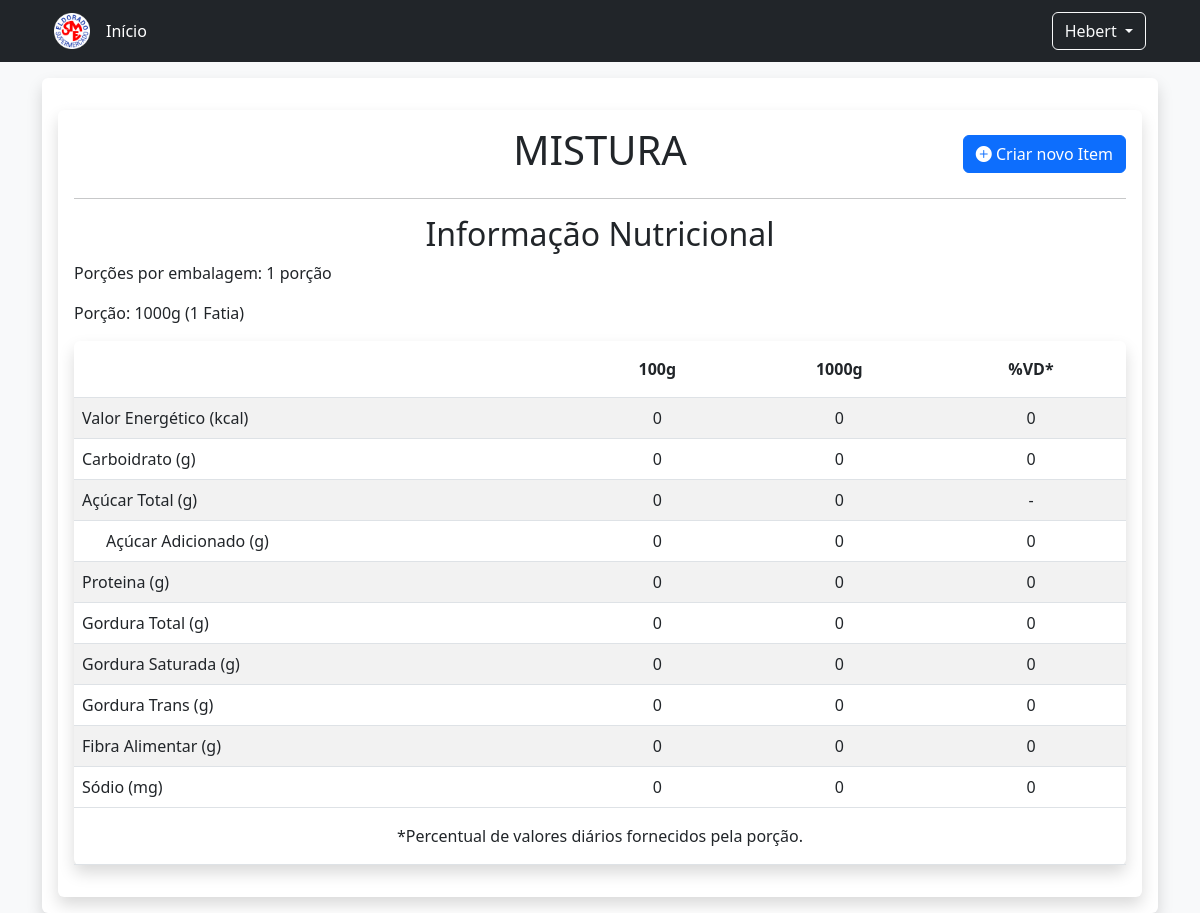
Screenshot of /cadastro/exibe_rotulo/14 with the database file from the repository.
### cadastros/models.py (models this page shows, shortened)
class Item(models.Model):
    descricao = models.CharField('Descrição', max_length=150, unique=True)
    ingrediente = models.BooleanField('Ingrediente', default=False)
    composto = models.BooleanField('Composto', default=False)

class Nutricional(models.Model):
    item = models.OneToOneField(Item, on_delete=models.CASCADE)
    quantidade_porcao = models.FloatField('Porção', default=0.0)
    quantidade_embalagem = models.IntegerField('Quantidade por Embalagem', default=1)
    quantidade_medida_caseira = models.FloatField('Quantidade da Medida Caseira', default=0.0)
    medida_caseira = models.ForeignKey(MedidaCaseira, on_delete=models.PROTECT)
    valor_energetico = models.FloatField('Valor Energético', default=0.0)
    carboidrato = models.FloatField('Carboidratos', default=0.0)
    acucar_total = models.FloatField('Açúcares Totais', default=0.0)
    acucar_adicionado = models.FloatField('Açúcares Adicionados', default=0.0)
    proteina = models.FloatField('Proteinas', default=0.0)
    gordura_total = models.FloatField('Gorduras Totais', default=0.0)
    gordura_saturada = models.FloatField('Gorduras Saturadas', default=0.0)
    gordura_trans = models.FloatField('Gorduras Trans', default=0.0)
    fibra_alimentar = models.FloatField('Fibra Alimentar', default=0.0)
    sodio = models.FloatField('Sódio', default=0.0)
    alto_acucar = models.BooleanField('Alto Açúcar Adicionado', default=False)
    alto_gordura = models.BooleanField('Alto Gordura Saturada', default=False)
    alto_sodio = models.BooleanField('Alto Sódio', default=False)

class MedidaCaseira(models.Model):
    descricao = models.CharField('Descrição', max_length=100, unique=True)

### cadastros/views.py (the view)
# urls.py: path('exibe_rotulo/<int:id_item>', views.exibe_rotulo, name='exibe_rotulo'),
def exibe_rotulo(request, id_item):
    item : Type[Item] = Item.objects.filter(id=id_item)
    if (item.exists()):
        item = item.first()
    else:
        pass
    rotulo : Type[Nutricional] = item.nutricional
    rotulo_percent : dict[str,float] = {}
    rotulo_percent['valor_energetico'] = (rotulo.valor_energetico / rotulo.quantidade_porcao) * .1
    rotulo_percent['carboidrato'] = (rotulo.carboidrato / rotulo.quantidade_porcao) * .1
    rotulo_percent['acucar_total'] = (rotulo.acucar_total / rotulo.quantidade_porcao) * .1
    rotulo_percent['acucar_adicionado'] = (rotulo.acucar_adicionado / rotulo.quantidade_porcao) * .1
    rotulo_percent['proteina'] = (rotulo.proteina / rotulo.quantidade_porcao) * .1
    rotulo_percent['gordura_total'] = (rotulo.gordura_total / rotulo.quantidade_porcao) * .1
    rotulo_percent['gordura_saturada'] = (rotulo.gordura_saturada / rotulo.quantidade_porcao) * .1
    rotulo_percent['gordura_trans'] = (rotulo.gordura_trans / rotulo.quantidade_porcao) * .1
    rotulo_percent['fibra_alimentar'] = (rotulo.fibra_alimentar / rotulo.quantidade_porcao) * .1
    rotulo_percent['sodio'] = (rotulo.sodio / rotulo.quantidade_porcao) * .1
    context : dict[str] = {
        'item' : item,
        'rotulo' : item.nutricional,
        'rotulo_percent': rotulo_percent
    }
    return render(request, 'exibe_rotulo.html', context)

### cadastros/templatetags/custom_tags.py (called while the page is built)
def multMil(value, arg):
    return int(value * arg)

def qtdPerCent(value, arg):
    return (value / arg) * .1

def splitVal(value : float | int ) -> str :
    if value % 1 != 0:
        si, sd = str(value).split('.')
    else:
        si = str(int(value))
        sd = '0'
    sd = sd.rjust(3,'0')
    return si, sd

def vdr(value, arg):
    match arg:
        case 'valor_energetico' | 'sodio':
            return round((value / 2000) * 100)
        case 'carboidrato':
            return int((value / 300) * 100)
        case 'acucar_adicionado' | 'proteina':
            return int((value / 50) * 100)
        case 'gordura_total':
            return int((value / 65) * 100)
        case 'gordura_saturada':
            return int((value / 20) * 100)
        case 'gordura_trans':
            return int((value / 2) * 100)
        case 'fibra_alimentar':
            return int((value / 25) * 100)

### cadastros/templates/exibe_rotulo.html (shortened to what this page needs)
{% extends "base.html" %}
{% load static %}
{% load custom_tags %}
{% block body %}
    <div class="bg-white p-3 mt-3 rounded shadow position-relative">
        <div class="d-flex align-items-center">
            <div class="d-flex flex-fill justify-content-center">
                <h1 class="text-center"> {{ item.descricao }} </h1>
            </div>
            <div class="position-absolute end-0 pe-3">
                <a class="btn btn-primary" href="{% url 'cadastro_item' %}" role="button">
                    <i class="bi bi-plus-circle-fill"></i>
                    Criar novo Item
                </a>
            </div>
        </div>
        <hr></hr>
        <h2 class="text-center">Informação Nutricional</h2>
        <p>Porções por embalagem: {{rotulo.quantidade_embalagem}} {% if rotulo.quantidade_embalagem <= 1 %} porção {% else %} porções {% endif %}</p>
        <p>Porção: {{ rotulo.quantidade_porcao | multMil:1000 }}g ({{ rotulo.quantidade_medida_caseira | multMil:1 }} {{ rotulo.medida_caseira.descricao | title }})</p>
        <table class="table table-striped table-hover rounded shadow">
            <thead>
                <tr>
                    <th scope="col" class="p-3"></th>
                    <th scope="col" class="p-3 text-center">100g</th>
                    <th scope="col" class="p-3 text-center">{{ rotulo.quantidade_porcao | multMil:1000 }}g</th>
                    <th scope="col" class="p-3 text-center">%VD*</th>
                </tr>
            </thead>
            <tbody>
                <tr>
                    <td>
                        Valor Energético (kcal)
                    </td>
                    <td class="text-center">
                        {{ rotulo.valor_energetico | qtdPerCent:rotulo.quantidade_porcao | arredRotulo }}
                    </td>
                    <td class="text-center">
                        {{ rotulo.valor_energetico | arredRotulo }}
                    </td>
                    <td class="text-center">
                        {{ rotulo.valor_energetico | vdr:'valor_energetico' }}
                    </td>
                </tr>
                <tr>
                    <td>
                        Carboidrato (g)
                    </td>
                    <td class="text-center">
                        {{ rotulo.carboidrato | qtdPerCent:rotulo.quantidade_porcao | arredRotulo }}
                    </td>
                    <td class="text-center">
                        {{ rotulo.carboidrato | arredRotulo }}
                    </td>
                    <td class="text-center">
                        {{ rotulo.carboidrato | vdr:'carboidrato' }}
                    </td>
                </tr>
                <tr>
                    <td>
                        Açúcar Total (g)
                    </td>
                    <td class="text-center">
                        {{ rotulo.acucar_total | qtdPerCent:rotulo.quantidade_porcao | arredRotulo }}
                    </td>
                    <td class="text-center">
                        {{ rotulo.acucar_total | arredRotulo }}
                    </td>
                    <td class="text-center">
                        -
                    </td>
                </tr>
                <tr>
                    <td>
                        <div class="ms-4">Açúcar Adicionado (g)</div>
                    </td>
                    <td class="text-center">
                        {{ rotulo.acucar_adicionado | qtdPerCent:rotulo.quantidade_porcao | arredRotulo }}
                    </td>
                    <td class="text-center">
                        {{ rotulo.acucar_adicionado | arredRotulo }}
                    </td>
                    <td class="text-center">
                        {{ rotulo.acucar_adicionado | vdr:'acucar_adicionado' }}
                    </td>
                </tr>
                <tr>
                    <td>
                        Proteina (g)
                    </td>
                    <td class="text-center">
                        {{ rotulo.proteina | qtdPerCent:rotulo.quantidade_porcao | arredRotulo }}
                    </td>
                    <td class="text-center">
                        {{ rotulo.proteina | arredRotulo }}
                    </td>
                    <td class="text-center">
                        {{ rotulo.proteina | vdr:'proteina' }}
                    </td>
                </tr>
                <tr>
                    <td>
                        Gordura Total (g)
                    </td>
                    <td class="text-center">
                        {{ rotulo.gordura_total | qtdPerCent:rotulo.quantidade_porcao | arredRotulo }}
                    </td>
                    <td class="text-center">
                        {{ rotulo.gordura_total | arredRotulo }}
                    </td>
                    <td class="text-center">
                        {{ rotulo.gordura_total | vdr:'gordura_total' }}
                    </td>
                </tr>
                <tr>
                    <td>
                        Gordura Saturada (g)
                    </td>
                    <td class="text-center">
                        {{ rotulo.gordura_saturada | qtdPerCent:rotulo.quantidade_porcao | arredRotulo }}
                    </td>
                    <td class="text-center">
                        {{ rotulo.gordura_saturada | arredRotulo }}
                    </td>
                    <td class="text-center">
                        {{ rotulo.gordura_saturada | vdr:'gordura_saturada' }}
                    </td>
                </tr>
                <tr>
                    <td>
                        Gordura Trans (g)
                    </td>
                    <td class="text-center">
                        {{ rotulo.gordura_trans | qtdPerCent:rotulo.quantidade_porcao | arredRotulo }}
                    </td>
                    <td class="text-center">
                        {{ rotulo.gordura_trans | arredRotulo }}
                    </td>
                    <td class="text-center">
                        {{ rotulo.gordura_trans | vdr:'gordura_trans' }}
                    </td>
                </tr>
                <tr>
                    <td>
                        Fibra Alimentar (g)
                    </td>
                    <td class="text-center">
                        {{ rotulo.fibra_alimentar | qtdPerCent:rotulo.quantidade_porcao | arredRotulo }}
                    </td>
                    <td class="text-center">
                        {{ rotulo.fibra_alimentar | arredRotulo }}
                    </td>
                    <td class="text-center">
                        {{ rotulo.fibra_alimentar | vdr:'fibra_alimentar' }}
                    </td>
                </tr>
                <tr>
                    <td>
                        Sódio (mg)
                    </td>
                    <td class="text-center">
                        {{ rotulo.sodio | qtdPerCent:rotulo.quantidade_porcao | arredRotulo:'mg' }}
                    </td>
                    <td class="text-center">
                        {{ rotulo.sodio | arredRotulo:'mg' }}
                    </td>
                    <td class="text-center">
                        {{ rotulo.sodio | vdr:'sodio' }}
                    </td>
                </tr>
            </tbody>
            <tfoot>
                <tr>
                    <td colspan="4" class="text-center p-3">
                        *Percentual de valores diários fornecidos pela porção.
                    </td>
                </tr>
            </tfoot>
        </table>
    </div>
{% endblock %}

### rows the page displays
Item: descricao "MISTURA"
Nutricional: quantidade_embalagem "1", quantidade_porcao|multMil "1000", quantidade_medida_caseira|multMil "1", medida_caseira.descricao "Fatia", valor_energetico|qtdPerCent "0", valor_energetico|arredRotulo "0", valor_energetico|vdr "0", carboidrato|qtdPerCent "0", carboidrato|arredRotulo "0", carboidrato|vdr "0", acucar_total|qtdPerCent "0", acucar_total|arredRotulo "0", acucar_adicionado|qtdPerCent "0", acucar_adicionado|arredRotulo "0", acucar_adicionado|vdr "0", proteina|qtdPerCent "0", proteina|arredRotulo "0", proteina|vdr "0", gordura_total|qtdPerCent "0", gordura_total|arredRotulo "0", gordura_total|vdr "0", gordura_saturada|qtdPerCent "0", gordura_saturada|arredRotulo "0", gordura_saturada|vdr "0", gordura_trans|qtdPerCent "0", gordura_trans|arredRotulo "0", gordura_trans|vdr "0", fibra_alimentar|qtdPerCent "0", fibra_alimentar|arredRotulo "0", fibra_alimentar|vdr "0", sodio|qtdPerCent "0", sodio|arredRotulo "0", sodio|vdr "0"
